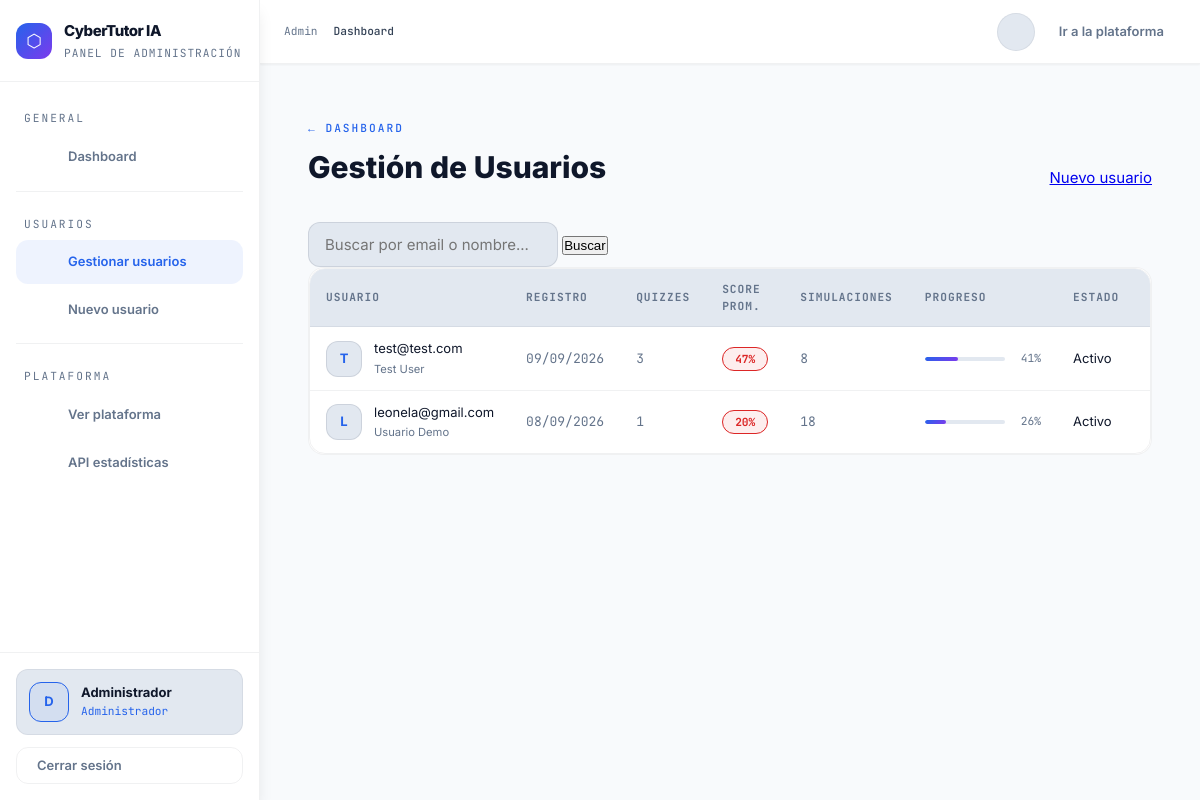
Before: /admin/users (signed in) with the older database file.
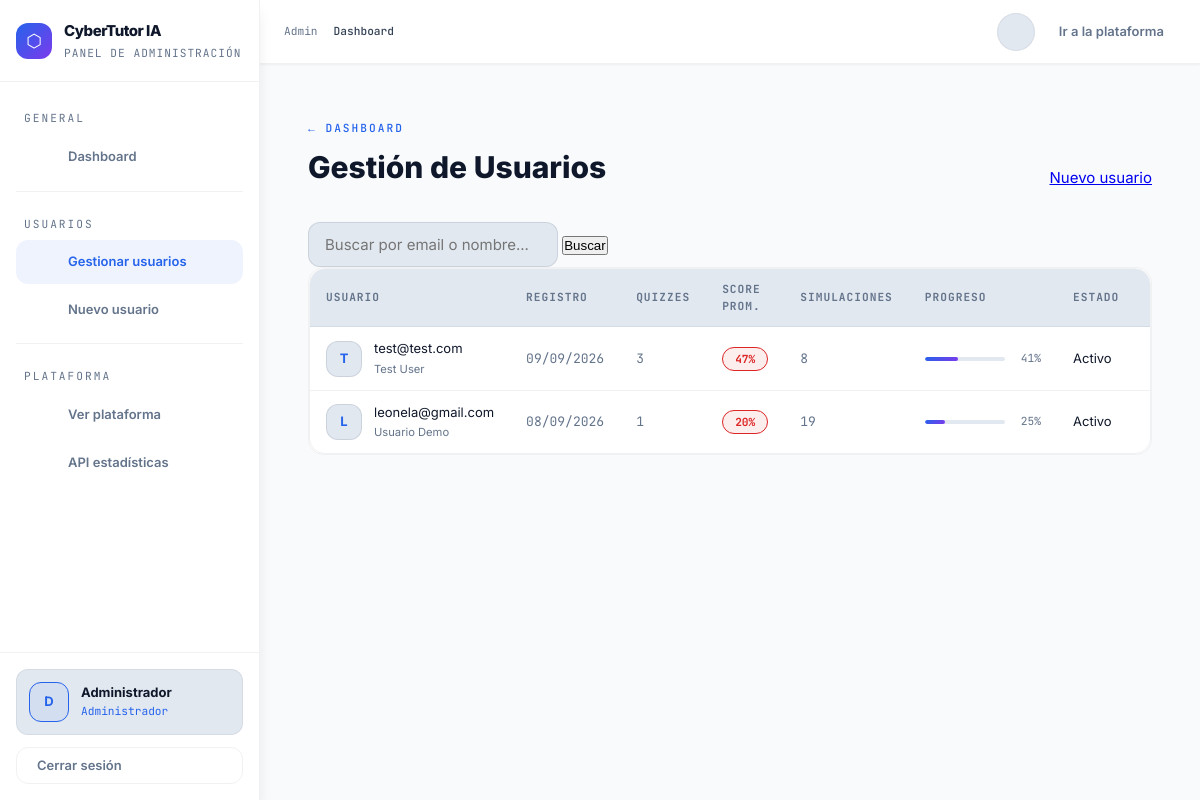
After: the same page with the newer database file.
### app/models/user.py (models this page shows, shortened)
class User(db.Model, UserMixin):
    __tablename__ = 'user'
    id           = db.Column(db.Integer, primary_key=True)
    email        = db.Column(db.String(100), unique=True, nullable=False)
    password     = db.Column(db.String(255), nullable=False)
    name         = db.Column(db.String(100), default='')
    is_admin     = db.Column(db.Boolean, default=False)
    is_active    = db.Column(db.Boolean, default=True)
    created_at   = db.Column(db.DateTime, default=datetime.utcnow)
    last_login   = db.Column(db.DateTime, nullable=True)
    __table_args__ = (
        db.Index('ix_user_admin_active', 'is_admin', 'is_active'),
        db.Index('ix_user_created_at', 'created_at'),
        db.Index('ix_user_last_login', 'last_login'),
    )
    quiz_results       = db.relationship('QuizResult',       backref='user', lazy=True, cascade='all, delete-orphan')
    simulation_results = db.relationship('SimulationResult', backref='user', lazy=True, cascade='all, delete-orphan')
    course_visits      = db.relationship('CourseVisit',      backref='user', lazy=True, cascade='all, delete-orphan')
    @property
    def quiz_count(self):
        return len(self.quiz_results)
    @property
    def avg_quiz_score(self):
        if not self.quiz_results:
            return 0
        return round(sum(r.score for r in self.quiz_results) / len(self.quiz_results))
    @property
    def simulation_count(self):
        return len(self.simulation_results)
    @property
    def simulation_correct(self):
        return sum(1 for r in self.simulation_results if r.is_correct)
    @property
    def courses_visited(self):
        return len(set(v.course_id for v in self.course_visits))
    @property
    def overall_progress(self):
        quiz_score   = self.avg_quiz_score * 0.4          # 40%
        sim_score    = (self.simulation_correct / max(self.simulation_count, 1)) * 100 * 0.3  # 30%
        course_score = min(self.courses_visited / 4, 1) * 100 * 0.3   # 30% (4 cursos total)
        return round(quiz_score + sim_score + course_score)

### app/models/progress.py (models this page shows, shortened)
class QuizResult(db.Model):
    __tablename__ = 'quiz_result'
    id         = db.Column(db.Integer, primary_key=True)
    user_id    = db.Column(db.Integer, db.ForeignKey('user.id'), nullable=False)
    score      = db.Column(db.Integer, nullable=False)
    correct    = db.Column(db.Integer, nullable=False)
    total      = db.Column(db.Integer, nullable=False)
    created_at = db.Column(db.DateTime, default=datetime.utcnow)
    __table_args__ = (
        db.Index('ix_quizresult_user_created', 'user_id', 'created_at'),
        db.Index('ix_quizresult_score', 'score'),
    )

class SimulationResult(db.Model):
    __tablename__ = 'simulation_result'
    id           = db.Column(db.Integer, primary_key=True)
    user_id      = db.Column(db.Integer, db.ForeignKey('user.id'), nullable=False)
    scenario_id  = db.Column(db.String(20), nullable=False)
    action_taken = db.Column(db.String(30), nullable=False)
    is_correct   = db.Column(db.Boolean, nullable=False)
    points       = db.Column(db.Integer, default=0)
    risk_level   = db.Column(db.String(10), default='medio')
    created_at   = db.Column(db.DateTime, default=datetime.utcnow)
    __table_args__ = (
        db.Index('ix_simresult_user_created', 'user_id', 'created_at'),
        db.Index('ix_simresult_scenario_correct', 'scenario_id', 'is_correct'),
        db.Index('ix_simresult_user_scenario', 'user_id', 'scenario_id'),
    )

### app/routes/admin.py (the view)
@admin.route('/users')
@login_required
@admin_required
def users():
    search = request.args.get('q', '').strip()
    page   = request.args.get('page', 1, type=int)
    query = User.query.filter_by(is_admin=False)
    if search:
        query = query.filter(User.email.ilike(f'%{search}%') | User.name.ilike(f'%{search}%'))
    users_paginated = query.order_by(User.created_at.desc()).paginate(page=page, per_page=15)
    return render_template('admin/users_admin.html', users=users_paginated, search=search)

### app/routes/admin.py (called while the page is built)
def admin_required(f):
    @wraps(f)
    def decorated(*args, **kwargs):
        if not current_user.is_authenticated or not current_user.is_admin:
            flash('Acceso restringido al panel de administrador.', 'error')
            return redirect(url_for('main.home'))
        return f(*args, **kwargs)
    return decorated

### app/templates/admin/users_admin.html (shortened to what this page needs)
{% extends "base_admin.html" %}
{% block content %}
<div class="admin-page">
  <div class="admin-header">
    <div>
      <div class="admin-eyebrow"><a href="{{ url_for('admin.dashboard') }}" class="admin-back">← Dashboard</a></div>
      <h1 class="admin-title">Gestión de Usuarios</h1>
    </div>
    <a href="{{ url_for('admin.create_user') }}" class="btn btn-primary btn-sm"> Nuevo usuario</a>
  </div>
  <form method="GET" class="search-form">
    <input type="text" name="q" value="{{ search }}" placeholder="Buscar por email o nombre..." class="form-input" style="max-width: 360px;">
    <button type="submit" class="btn btn-secondary">Buscar</button>
  </form>
  <div class="admin-card" style="padding:0; overflow:hidden;">
    <div class="admin-table-wrap">
      <table class="admin-table">
        <thead>
          <tr>
            <th>Usuario</th>
            <th>Registro</th>
            <th>Quizzes</th>
            <th>Score Prom.</th>
            <th>Simulaciones</th>
            <th>Progreso</th>
            <th>Estado</th>
            <th>Acciones</th>
          </tr>
        </thead>
        <tbody>
          {% for user in users.items %}
          <tr id="row-{{ user.id }}">
            <td>
              <div class="td-user">
                <div class="user-avatar {% if not user.is_active %}avatar-inactive{% endif %}">
                  {{ user.email[0].upper() }}
                </div>
                <div>
                  <div class="td-email">{{ user.email }}</div>
                  {% if user.name %}<div class="td-name">{{ user.name }}</div>{% endif %}
                </div>
              </div>
            </td>
            <td class="td-muted td-mono">{{ user.created_at.strftime('%d/%m/%Y') }}</td>
            <td class="td-muted td-mono">{{ user.quiz_count }}</td>
            <td>
              {% if user.avg_quiz_score > 0 %}
              <span class="score-pill {% if user.avg_quiz_score >= 90 %}pill-green{% elif user.avg_quiz_score >= 70 %}pill-blue{% elif user.avg_quiz_score >= 50 %}pill-yellow{% else %}pill-red{% endif %}">
                {{ user.avg_quiz_score }}%
              </span>
              {% else %}
              <span class="td-muted">—</span>
              {% endif %}
            </td>
            <td class="td-muted td-mono">{{ user.simulation_count }}</td>
            <td>
              <div style="display:flex; align-items:center; gap:8px;">
                <div class="mini-progress">
                  <div class="mini-bar" style="width:{{ user.overall_progress }}%"></div>
                </div>
                <span class="mini-pct">{{ user.overall_progress }}%</span>
              </div>
            </td>
            <td>
              <span class="status-pill {% if user.is_active %}status-active{% else %}status-inactive{% endif %}" id="status-{{ user.id }}">
                {{ 'Activo' if user.is_active else 'Inactivo' }}
              </span>
            </td>
            <td>
            </td>
          </tr>
          {% else %}
          <tr><td colspan="8" class="admin-empty">No se encontraron usuarios{% if search %} para "{{ search }}"{% endif %}.</td></tr>
          {% endfor %}
        </tbody>
      </table>
    </div>
  </div>
</div>
{% endblock %}

Changed rows visible on the page:
changed User "leonela@gmail.com": simulation_count "18" → "19"; {{ user.overall_progress }} 26 → 25 (drawn); overall_progress "26" → "25"
